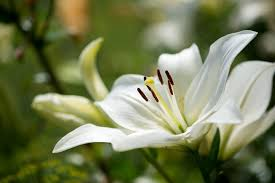
#> input picture IP LAB/img1.jpeg, 275 x 183 px
$ python gray.py
#> lines starting #> are read from the running program, lines starting #| are printed output that depends on the picture
import cv2
gray_image=cv2.imread('img1.jpeg',cv2.IMREAD_GRAYSCALE)
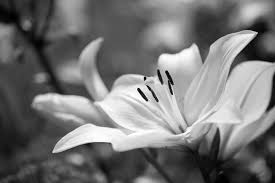
#> gray_image: shape (183, 275); min 0, max 255, mean 116.8
negative_gray_image=255-gray_image
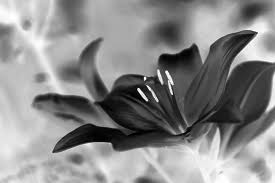
#> negative_gray_image: shape (183, 275); min 0, max 255, mean 138.2
cv2.imshow('negative grayscale image',gray_image)
cv2.waitKey(0)

cv2.imshow('negative_gray_image',negative_gray_image)
cv2.waitKey(0)

$ run again, with IP LAB/img2.jpeg copied over IP LAB/img1.jpeg
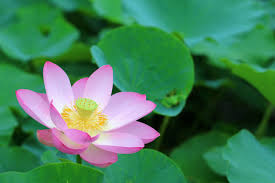
#> input picture IP LAB/img2.jpeg, 275 x 183 px
#> `gray_image=cv2.imread('img1.jpeg',cv2.IMREAD_GRAYSCALE)`:
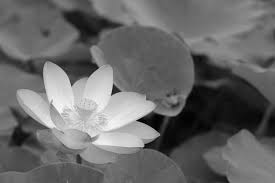
#> gray_image: shape (183, 275); min 0, max 253, mean 104.6
#> `negative_gray_image=255-gray_image`:
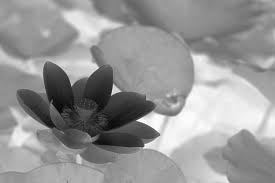
#> negative_gray_image: shape (183, 275); min 2, max 255, mean 150.4

$ run again, with IP LAB/img3.jpeg copied over IP LAB/img1.jpeg
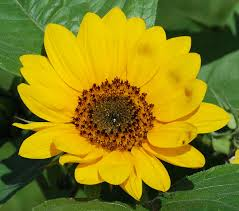
#> input picture IP LAB/img3.jpeg, 239 x 211 px
#> `gray_image=cv2.imread('img1.jpeg',cv2.IMREAD_GRAYSCALE)`:
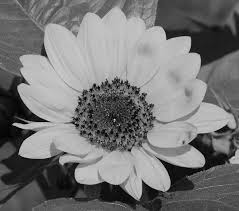
#> gray_image: shape (211, 239); min 0, max 224, mean 118.2
#> `negative_gray_image=255-gray_image`:
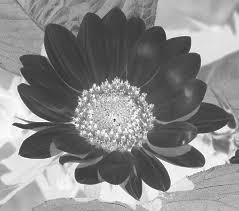
#> negative_gray_image: shape (211, 239); min 31, max 255, mean 136.8

$ run again, with IP LAB/img4.jpeg copied over IP LAB/img1.jpeg
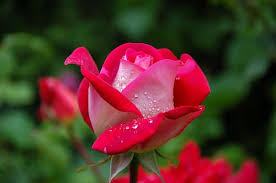
#> input picture IP LAB/img4.jpeg, 276 x 183 px
#> `gray_image=cv2.imread('img1.jpeg',cv2.IMREAD_GRAYSCALE)`:
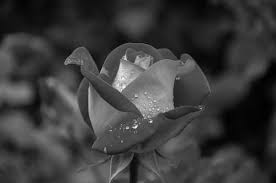
#> gray_image: shape (183, 276); min 0, max 251, mean 59.5
#> `negative_gray_image=255-gray_image`:
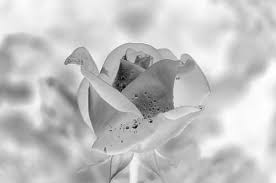
#> negative_gray_image: shape (183, 276); min 4, max 255, mean 195.5
